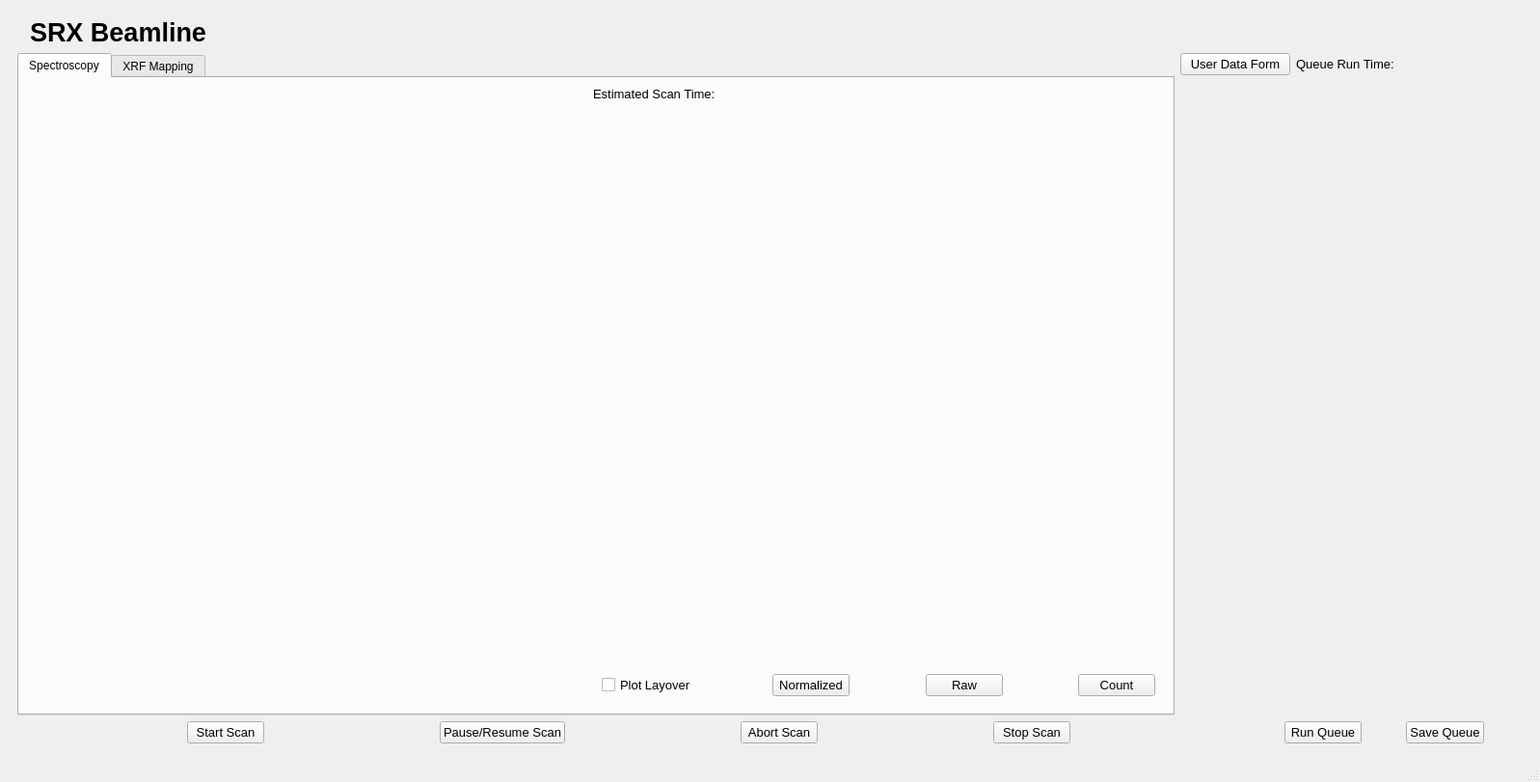
<?xml version="1.0" encoding="UTF-8"?>
<ui version="4.0">
 <class>MainWindow</class>
 <widget class="QMainWindow" name="MainWindow">
  <property name="geometry">
   <rect>
    <x>0</x>
    <y>0</y>
    <width>1597</width>
    <height>811</height>
   </rect>
  </property>
  <property name="minimumSize">
   <size>
    <width>0</width>
    <height>450</height>
   </size>
  </property>
  <property name="windowTitle">
   <string>MainWindow</string>
  </property>
  <widget class="QWidget" name="centralwidget">
   <layout class="QVBoxLayout" name="verticalLayout">
    <item>
     <widget class="QStackedWidget" name="stackedWidget">
      <property name="currentIndex">
       <number>1</number>
      </property>
      <widget class="QWidget" name="page">
       <layout class="QVBoxLayout" name="verticalLayout_2">
        <item>
         <layout class="QHBoxLayout" name="horizontalLayout_5">
          <item>
           <widget class="QLabel" name="label_9">
            <property name="text">
             <string/>
            </property>
            <property name="pixmap">
             <pixmap>5-ID2.png</pixmap>
            </property>
           </widget>
          </item>
          <item>
           <widget class="QLabel" name="label">
            <property name="font">
             <font>
              <pointsize>20</pointsize>
              <weight>75</weight>
              <bold>true</bold>
             </font>
            </property>
            <property name="text">
             <string>SRX Beamline </string>
            </property>
           </widget>
          </item>
          <item>
           <spacer name="horizontalSpacer_9">
            <property name="orientation">
             <enum>Qt::Horizontal</enum>
            </property>
            <property name="sizeHint" stdset="0">
             <size>
              <width>40</width>
              <height>20</height>
             </size>
            </property>
           </spacer>
          </item>
          <item>
           <widget class="QLabel" name="label_10">
            <property name="text">
             <string/>
            </property>
            <property name="pixmap">
             <pixmap>nsls-ii.png</pixmap>
            </property>
           </widget>
          </item>
         </layout>
        </item>
        <item>
         <widget class="Metadata" name="widget" native="true">
          <property name="minimumSize">
           <size>
            <width>0</width>
            <height>600</height>
           </size>
          </property>
         </widget>
        </item>
        <item>
         <layout class="QHBoxLayout" name="horizontalLayout_6">
          <item>
           <spacer name="horizontalSpacer_10">
            <property name="orientation">
             <enum>Qt::Horizontal</enum>
            </property>
            <property name="sizeHint" stdset="0">
             <size>
              <width>40</width>
              <height>20</height>
             </size>
            </property>
           </spacer>
          </item>
          <item>
           <widget class="QPushButton" name="submit">
            <property name="font">
             <font>
              <pointsize>10</pointsize>
             </font>
            </property>
            <property name="text">
             <string>Submit</string>
            </property>
           </widget>
          </item>
          <item>
           <spacer name="horizontalSpacer_11">
            <property name="orientation">
             <enum>Qt::Horizontal</enum>
            </property>
            <property name="sizeHint" stdset="0">
             <size>
              <width>40</width>
              <height>20</height>
             </size>
            </property>
           </spacer>
          </item>
         </layout>
        </item>
       </layout>
      </widget>
      <widget class="QWidget" name="page_2">
       <layout class="QVBoxLayout" name="verticalLayout_4">
        <item>
         <layout class="QHBoxLayout" name="horizontalLayout_7">
          <item>
           <widget class="QLabel" name="label_8">
            <property name="text">
             <string/>
            </property>
            <property name="pixmap">
             <pixmap>5-ID2.png</pixmap>
            </property>
           </widget>
          </item>
          <item>
           <widget class="QLabel" name="label_2">
            <property name="font">
             <font>
              <pointsize>20</pointsize>
              <weight>75</weight>
              <bold>true</bold>
             </font>
            </property>
            <property name="text">
             <string>SRX Beamline </string>
            </property>
           </widget>
          </item>
          <item>
           <spacer name="horizontalSpacer_12">
            <property name="orientation">
             <enum>Qt::Horizontal</enum>
            </property>
            <property name="sizeHint" stdset="0">
             <size>
              <width>40</width>
              <height>20</height>
             </size>
            </property>
           </spacer>
          </item>
          <item>
           <widget class="QLabel" name="label_4">
            <property name="text">
             <string/>
            </property>
            <property name="pixmap">
             <pixmap>nsls-ii.png</pixmap>
            </property>
           </widget>
          </item>
         </layout>
        </item>
        <item>
         <layout class="QHBoxLayout" name="horizontalLayout_8">
          <item>
           <widget class="QTabWidget" name="tabWidget">
            <property name="minimumSize">
             <size>
              <width>1200</width>
              <height>0</height>
             </size>
            </property>
            <property name="currentIndex">
             <number>0</number>
            </property>
            <widget class="QWidget" name="Xanes">
             <attribute name="title">
              <string>Spectroscopy</string>
             </attribute>
             <layout class="QHBoxLayout" name="horizontalLayout_13">
              <item>
               <widget class="Spectroscopy" name="widget_2" native="true">
                <property name="minimumSize">
                 <size>
                  <width>580</width>
                  <height>0</height>
                 </size>
                </property>
               </widget>
              </item>
              <item>
               <layout class="QVBoxLayout" name="verticalLayout_6">
                <item>
                 <layout class="QHBoxLayout" name="horizontalLayout_3">
                  <item>
                   <widget class="QLabel" name="label_5">
                    <property name="font">
                     <font>
                      <pointsize>10</pointsize>
                     </font>
                    </property>
                    <property name="text">
                     <string>Estimated Scan Time:</string>
                    </property>
                   </widget>
                  </item>
                  <item>
                   <widget class="QLabel" name="scan_time">
                    <property name="text">
                     <string/>
                    </property>
                   </widget>
                  </item>
                 </layout>
                </item>
                <item>
                 <widget class="QStackedWidget" name="stackedWidget_3">
                  <property name="minimumSize">
                   <size>
                    <width>0</width>
                    <height>450</height>
                   </size>
                  </property>
                  <property name="currentIndex">
                   <number>0</number>
                  </property>
                  <widget class="QWidget" name="page_5">
                   <layout class="QVBoxLayout" name="verticalLayout_8">
                    <item>
                     <widget class="Canvas" name="results" native="true">
                      <property name="minimumSize">
                       <size>
                        <width>0</width>
                        <height>450</height>
                       </size>
                      </property>
                     </widget>
                    </item>
                    <item>
                     <layout class="QHBoxLayout" name="horizontalLayout_11">
                      <item>
                       <widget class="QCheckBox" name="plot_layover_2">
                        <property name="font">
                         <font>
                          <pointsize>10</pointsize>
                         </font>
                        </property>
                        <property name="text">
                         <string>Plot Layover</string>
                        </property>
                       </widget>
                      </item>
                      <item>
                       <widget class="QLabel" name="label_39">
                        <property name="text">
                         <string/>
                        </property>
                       </widget>
                      </item>
                      <item>
                       <widget class="QPushButton" name="normalized1">
                        <property name="font">
                         <font>
                          <pointsize>10</pointsize>
                         </font>
                        </property>
                        <property name="text">
                         <string>Normalized</string>
                        </property>
                       </widget>
                      </item>
                      <item>
                       <widget class="QLabel" name="label_37">
                        <property name="text">
                         <string/>
                        </property>
                       </widget>
                      </item>
                      <item>
                       <widget class="QPushButton" name="raw1">
                        <property name="font">
                         <font>
                          <pointsize>10</pointsize>
                         </font>
                        </property>
                        <property name="text">
                         <string>Raw</string>
                        </property>
                       </widget>
                      </item>
                      <item>
                       <widget class="QLabel" name="label_38">
                        <property name="text">
                         <string/>
                        </property>
                       </widget>
                      </item>
                      <item>
                       <widget class="QPushButton" name="count1">
                        <property name="font">
                         <font>
                          <pointsize>10</pointsize>
                         </font>
                        </property>
                        <property name="text">
                         <string>Count</string>
                        </property>
                       </widget>
                      </item>
                     </layout>
                    </item>
                   </layout>
                  </widget>
                  <widget class="QWidget" name="page_6">
                   <layout class="QVBoxLayout" name="verticalLayout_9">
                    <item>
                     <widget class="Canvas" name="results_2" native="true">
                      <property name="minimumSize">
                       <size>
                        <width>0</width>
                        <height>450</height>
                       </size>
                      </property>
                     </widget>
                    </item>
                    <item>
                     <layout class="QHBoxLayout" name="horizontalLayout_9">
                      <item>
                       <widget class="QCheckBox" name="plot_layover_3">
                        <property name="font">
                         <font>
                          <pointsize>10</pointsize>
                         </font>
                        </property>
                        <property name="text">
                         <string>Plot Layover</string>
                        </property>
                       </widget>
                      </item>
                      <item>
                       <widget class="QLabel" name="label_40">
                        <property name="text">
                         <string/>
                        </property>
                       </widget>
                      </item>
                      <item>
                       <widget class="QPushButton" name="normalized2">
                        <property name="font">
                         <font>
                          <pointsize>10</pointsize>
                         </font>
                        </property>
                        <property name="text">
                         <string>Normalized</string>
                        </property>
                       </widget>
                      </item>
                      <item>
                       <widget class="QLabel" name="label_33">
                        <property name="text">
                         <string/>
                        </property>
                       </widget>
                      </item>
                      <item>
                       <widget class="QPushButton" name="raw2">
                        <property name="font">
                         <font>
                          <pointsize>10</pointsize>
                         </font>
                        </property>
                        <property name="text">
                         <string>Raw</string>
                        </property>
                       </widget>
                      </item>
                      <item>
                       <widget class="QLabel" name="label_34">
                        <property name="text">
                         <string/>
                        </property>
                       </widget>
                      </item>
                      <item>
                       <widget class="QPushButton" name="count2">
                        <property name="font">
                         <font>
                          <pointsize>10</pointsize>
                         </font>
                        </property>
                        <property name="text">
                         <string>Count</string>
                        </property>
                       </widget>
                      </item>
                     </layout>
                    </item>
                   </layout>
                  </widget>
                  <widget class="QWidget" name="page_7">
                   <layout class="QVBoxLayout" name="verticalLayout_10">
                    <item>
                     <widget class="Canvas" name="results_3" native="true">
                      <property name="minimumSize">
                       <size>
                        <width>0</width>
                        <height>450</height>
                       </size>
                      </property>
                     </widget>
                    </item>
                    <item>
                     <layout class="QHBoxLayout" name="horizontalLayout_10">
                      <item>
                       <widget class="QCheckBox" name="plot_layover">
                        <property name="font">
                         <font>
                          <pointsize>10</pointsize>
                         </font>
                        </property>
                        <property name="text">
                         <string>Plot Layover</string>
                        </property>
                       </widget>
                      </item>
                      <item>
                       <widget class="QLabel" name="label_6">
                        <property name="text">
                         <string/>
                        </property>
                       </widget>
                      </item>
                      <item>
                       <widget class="QPushButton" name="normalized3">
                        <property name="font">
                         <font>
                          <pointsize>10</pointsize>
                         </font>
                        </property>
                        <property name="text">
                         <string>Normalized</string>
                        </property>
                       </widget>
                      </item>
                      <item>
                       <widget class="QLabel" name="label_35">
                        <property name="text">
                         <string/>
                        </property>
                       </widget>
                      </item>
                      <item>
                       <widget class="QPushButton" name="raw3">
                        <property name="font">
                         <font>
                          <pointsize>10</pointsize>
                         </font>
                        </property>
                        <property name="text">
                         <string>Raw</string>
                        </property>
                       </widget>
                      </item>
                      <item>
                       <widget class="QLabel" name="label_36">
                        <property name="text">
                         <string/>
                        </property>
                       </widget>
                      </item>
                      <item>
                       <widget class="QPushButton" name="count3">
                        <property name="font">
                         <font>
                          <pointsize>10</pointsize>
                         </font>
                        </property>
                        <property name="text">
                         <string>Count</string>
                        </property>
                       </widget>
                      </item>
                     </layout>
                    </item>
                   </layout>
                  </widget>
                 </widget>
                </item>
               </layout>
              </item>
             </layout>
            </widget>
            <widget class="QWidget" name="XRFMapping">
             <attribute name="title">
              <string>XRF Mapping</string>
             </attribute>
             <layout class="QHBoxLayout" name="horizontalLayout_15">
              <item>
               <layout class="QVBoxLayout" name="verticalLayout_7">
                <item>
                 <layout class="QHBoxLayout" name="horizontalLayout_14">
                  <item>
                   <spacer name="horizontalSpacer_13">
                    <property name="orientation">
                     <enum>Qt::Horizontal</enum>
                    </property>
                    <property name="sizeHint" stdset="0">
                     <size>
                      <width>40</width>
                      <height>20</height>
                     </size>
                    </property>
                   </spacer>
                  </item>
                  <item>
                   <widget class="QLabel" name="label_3">
                    <property name="font">
                     <font>
                      <family>Times New Roman</family>
                      <pointsize>11</pointsize>
                      <weight>75</weight>
                      <bold>true</bold>
                     </font>
                    </property>
                    <property name="frameShape">
                     <enum>QFrame::Panel</enum>
                    </property>
                    <property name="frameShadow">
                     <enum>QFrame::Sunken</enum>
                    </property>
                    <property name="lineWidth">
                     <number>5</number>
                    </property>
                    <property name="text">
                     <string>  Estimated Scan Time(sec): </string>
                    </property>
                    <property name="alignment">
                     <set>Qt::AlignBottom|Qt::AlignHCenter</set>
                    </property>
                   </widget>
                  </item>
                  <item>
                   <widget class="QLabel" name="es_time">
                    <property name="sizePolicy">
                     <sizepolicy hsizetype="Preferred" vsizetype="Maximum">
                      <horstretch>0</horstretch>
                      <verstretch>0</verstretch>
                     </sizepolicy>
                    </property>
                    <property name="font">
                     <font>
                      <family>Times New Roman</family>
                      <pointsize>11</pointsize>
                      <weight>75</weight>
                      <bold>true</bold>
                     </font>
                    </property>
                    <property name="frameShape">
                     <enum>QFrame::Panel</enum>
                    </property>
                    <property name="frameShadow">
                     <enum>QFrame::Sunken</enum>
                    </property>
                    <property name="lineWidth">
                     <number>5</number>
                    </property>
                    <property name="text">
                     <string/>
                    </property>
                   </widget>
                  </item>
                 </layout>
                </item>
                <item>
                 <widget class="Window_" name="widget_3" native="true">
                  <property name="minimumSize">
                   <size>
                    <width>0</width>
                    <height>580</height>
                   </size>
                  </property>
                 </widget>
                </item>
               </layout>
              </item>
              <item>
               <widget class="Canvas" name="map_" native="true">
                <property name="minimumSize">
                 <size>
                  <width>350</width>
                  <height>0</height>
                 </size>
                </property>
                <property name="font">
                 <font>
                  <family>Times New Roman</family>
                  <pointsize>11</pointsize>
                  <weight>75</weight>
                  <bold>true</bold>
                 </font>
                </property>
               </widget>
              </item>
             </layout>
            </widget>
           </widget>
          </item>
          <item>
           <layout class="QVBoxLayout" name="verticalLayout_3">
            <item>
             <layout class="QHBoxLayout" name="horizontalLayout_4">
              <item>
               <widget class="QPushButton" name="userdataform">
                <property name="font">
                 <font>
                  <pointsize>10</pointsize>
                 </font>
                </property>
                <property name="text">
                 <string>User Data Form</string>
                </property>
               </widget>
              </item>
              <item>
               <widget class="QLabel" name="label_7">
                <property name="font">
                 <font>
                  <pointsize>10</pointsize>
                 </font>
                </property>
                <property name="text">
                 <string>Queue Run Time: </string>
                </property>
               </widget>
              </item>
              <item>
               <widget class="QLabel" name="queue_time">
                <property name="text">
                 <string/>
                </property>
               </widget>
              </item>
             </layout>
            </item>
            <item>
             <widget class="QStackedWidget" name="stackedWidget_2">
              <property name="minimumSize">
               <size>
                <width>300</width>
                <height>0</height>
               </size>
              </property>
              <widget class="Queue" name="page_3"/>
              <widget class="QWidget" name="page_4"/>
             </widget>
            </item>
           </layout>
          </item>
         </layout>
        </item>
        <item>
         <layout class="QHBoxLayout" name="horizontalLayout_12">
          <item>
           <layout class="QHBoxLayout" name="horizontalLayout">
            <item>
             <spacer name="horizontalSpacer">
              <property name="orientation">
               <enum>Qt::Horizontal</enum>
              </property>
              <property name="sizeHint" stdset="0">
               <size>
                <width>40</width>
                <height>20</height>
               </size>
              </property>
             </spacer>
            </item>
            <item>
             <widget class="QPushButton" name="start_scan">
              <property name="font">
               <font>
                <pointsize>10</pointsize>
               </font>
              </property>
              <property name="text">
               <string>Start Scan</string>
              </property>
             </widget>
            </item>
            <item>
             <spacer name="horizontalSpacer_2">
              <property name="orientation">
               <enum>Qt::Horizontal</enum>
              </property>
              <property name="sizeHint" stdset="0">
               <size>
                <width>40</width>
                <height>20</height>
               </size>
              </property>
             </spacer>
            </item>
            <item>
             <widget class="QPushButton" name="pause_resume_scan">
              <property name="font">
               <font>
                <pointsize>10</pointsize>
               </font>
              </property>
              <property name="text">
               <string>Pause/Resume Scan</string>
              </property>
             </widget>
            </item>
            <item>
             <spacer name="horizontalSpacer_3">
              <property name="orientation">
               <enum>Qt::Horizontal</enum>
              </property>
              <property name="sizeHint" stdset="0">
               <size>
                <width>40</width>
                <height>20</height>
               </size>
              </property>
             </spacer>
            </item>
            <item>
             <widget class="QPushButton" name="abort_scan">
              <property name="font">
               <font>
                <pointsize>10</pointsize>
               </font>
              </property>
              <property name="text">
               <string>Abort Scan</string>
              </property>
             </widget>
            </item>
            <item>
             <spacer name="horizontalSpacer_4">
              <property name="orientation">
               <enum>Qt::Horizontal</enum>
              </property>
              <property name="sizeHint" stdset="0">
               <size>
                <width>40</width>
                <height>20</height>
               </size>
              </property>
             </spacer>
            </item>
            <item>
             <widget class="QPushButton" name="stop_scan">
              <property name="font">
               <font>
                <pointsize>10</pointsize>
               </font>
              </property>
              <property name="text">
               <string>Stop Scan</string>
              </property>
             </widget>
            </item>
            <item>
             <spacer name="horizontalSpacer_5">
              <property name="orientation">
               <enum>Qt::Horizontal</enum>
              </property>
              <property name="sizeHint" stdset="0">
               <size>
                <width>40</width>
                <height>20</height>
               </size>
              </property>
             </spacer>
            </item>
            <item>
             <layout class="QHBoxLayout" name="horizontalLayout_2">
              <item>
               <spacer name="horizontalSpacer_6">
                <property name="orientation">
                 <enum>Qt::Horizontal</enum>
                </property>
                <property name="sizeHint" stdset="0">
                 <size>
                  <width>40</width>
                  <height>20</height>
                 </size>
                </property>
               </spacer>
              </item>
              <item>
               <widget class="QPushButton" name="run_queue">
                <property name="font">
                 <font>
                  <pointsize>10</pointsize>
                 </font>
                </property>
                <property name="text">
                 <string>Run Queue</string>
                </property>
               </widget>
              </item>
              <item>
               <spacer name="horizontalSpacer_7">
                <property name="orientation">
                 <enum>Qt::Horizontal</enum>
                </property>
                <property name="sizeHint" stdset="0">
                 <size>
                  <width>40</width>
                  <height>20</height>
                 </size>
                </property>
               </spacer>
              </item>
              <item>
               <widget class="QPushButton" name="save_queue">
                <property name="font">
                 <font>
                  <pointsize>10</pointsize>
                 </font>
                </property>
                <property name="text">
                 <string>Save Queue</string>
                </property>
               </widget>
              </item>
              <item>
               <spacer name="horizontalSpacer_8">
                <property name="orientation">
                 <enum>Qt::Horizontal</enum>
                </property>
                <property name="sizeHint" stdset="0">
                 <size>
                  <width>40</width>
                  <height>20</height>
                 </size>
                </property>
               </spacer>
              </item>
             </layout>
            </item>
           </layout>
          </item>
         </layout>
        </item>
       </layout>
      </widget>
     </widget>
    </item>
   </layout>
  </widget>
  <widget class="QMenuBar" name="menubar">
   <property name="geometry">
    <rect>
     <x>0</x>
     <y>0</y>
     <width>1597</width>
     <height>21</height>
    </rect>
   </property>
  </widget>
  <widget class="QStatusBar" name="statusbar"/>
 </widget>
 <customwidgets>
  <customwidget>
   <class>Canvas</class>
   <extends>QWidget</extends>
   <header>canvas.h</header>
   <container>1</container>
  </customwidget>
  <customwidget>
   <class>Metadata</class>
   <extends>QWidget</extends>
   <header>Metadata.h</header>
   <container>1</container>
  </customwidget>
  <customwidget>
   <class>Queue</class>
   <extends>QWidget</extends>
   <header>Queue.h</header>
   <container>1</container>
  </customwidget>
  <customwidget>
   <class>Spectroscopy</class>
   <extends>QWidget</extends>
   <header>Spectroscopy.h</header>
   <container>1</container>
  </customwidget>
  <customwidget>
   <class>Window_</class>
   <extends>QWidget</extends>
   <header>Window_.h</header>
   <container>1</container>
  </customwidget>
 </customwidgets>
 <resources/>
 <connections/>
</ui>
